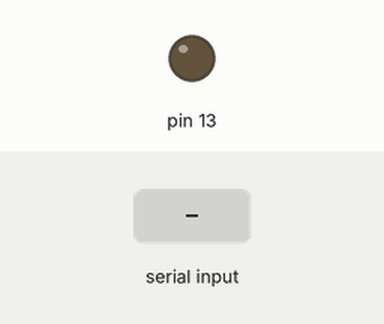
Bench run of a sketch on a simulated Arduino Uno, built with avr-gcc and run on an emulated ATmega328P. Shown: output pins drawn as LEDs (lit = HIGH). Inputs (shaded band) come from the test bench.

Above: at 1.2 s.
1.3 s: "LED_ON\n" received over Serial
At 2.1 s:
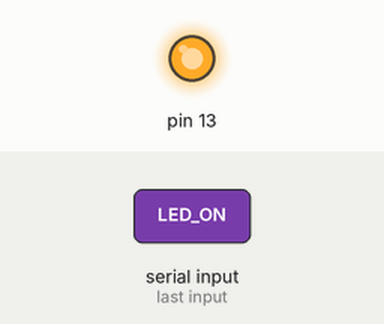
2.8 s: "LED_OFF\n" received over Serial
At 3.2 s:
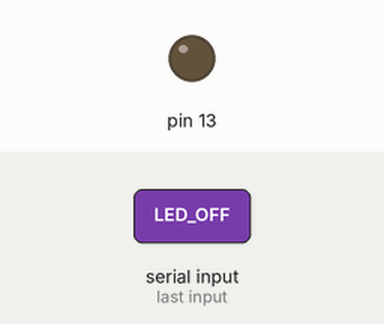
Timing chart, 0 to 5.8 s (numbered marks = the images above; inputs shaded):
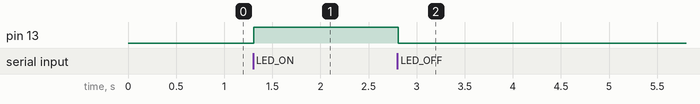

The sketch:

client_arduino.ino
```cpp
void setup() {
  pinMode(13, OUTPUT);
  Serial.begin(9600);
}

void loop() {
  if (Serial.available()) {
    String cmd = Serial.readStringUntil('\n');
    cmd.trim();

    if (cmd == "LED_ON") {
      digitalWrite(13, HIGH);
    }
    else if (cmd == "LED_OFF") {
      digitalWrite(13, LOW);
    }
  }
}
```

Measured:
- after the input at 1.3 s, pin 13: LOW → HIGH at once
- after the input at 2.8 s, pin 13: HIGH → LOW at once
